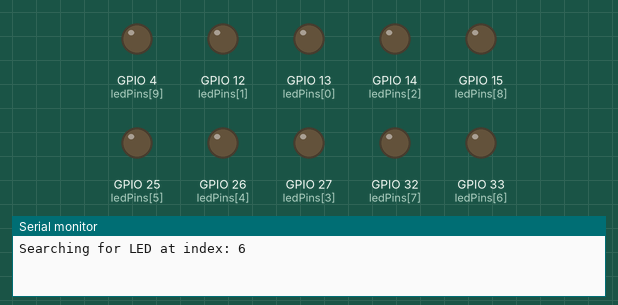
Bench run of a sketch on a simulated ESP32. On the bench: output pins drawn as LEDs (lit = HIGH), the last lines printed to the serial monitor. Random numbers use the default seed unless the sketch sets one.

Above: at 3.31 s.
At 5.9 s:
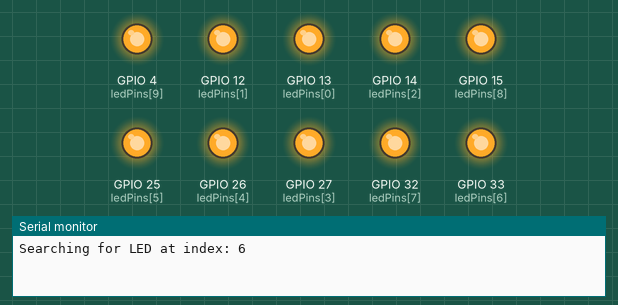
At 8.1 s:
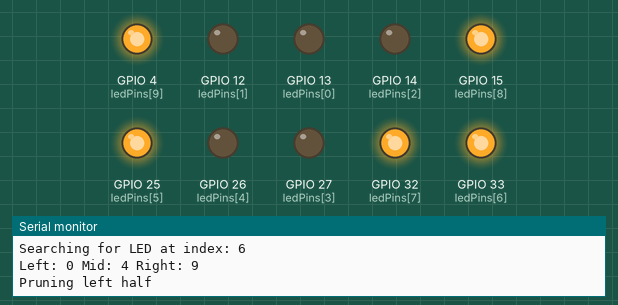
At 10.1 s:
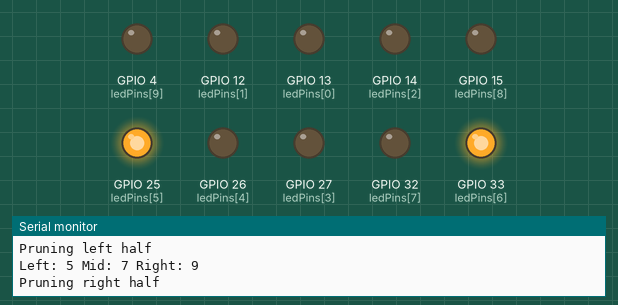
At 13.1 s:
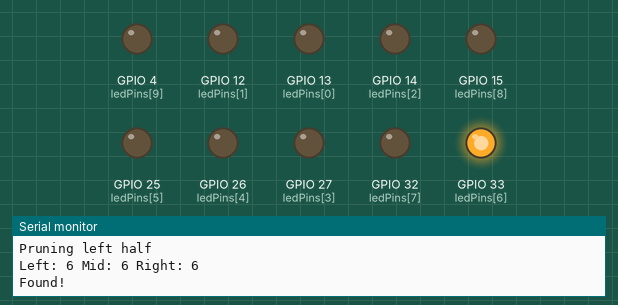
At 30.2 s:
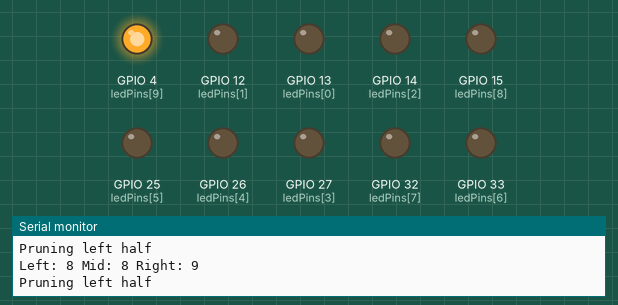
Timing chart, 0 to 40.0 s (numbered marks = the images above):
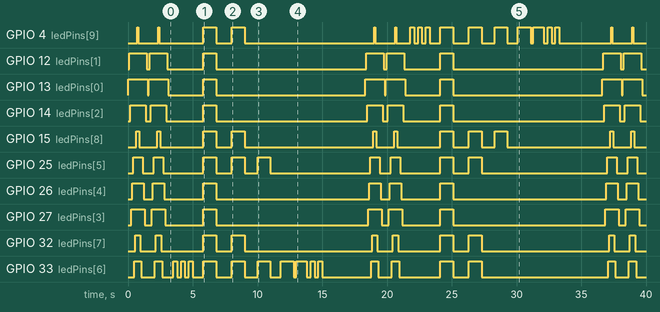

Measured:
- by itself, GPIO 12 (ledPins[1]): repeats every 18.3 s: LOW 0.24 s, HIGH 1.4 s, LOW 2.8 s, HIGH 1.0 s, LOW 11.6 s, HIGH 1.4 s
- by itself, GPIO 13 (ledPins[0]): repeats every 18.3 s: LOW 0.08 s, HIGH 1.5 s, LOW 2.7 s, HIGH 1.0 s, LOW 11.5 s, HIGH 1.5 s
- by itself, GPIO 14 (ledPins[2]): repeats every 18.3 s: LOW 0.40 s, HIGH 1.2 s, LOW 2.8 s, HIGH 1.0 s, LOW 11.7 s, HIGH 1.2 s
- by itself, GPIO 15 (ledPins[8]): LOW → HIGH at 0.64 s, → LOW 0.24 s later, → HIGH 1.4 s later, → LOW 0.24 s later, … (22 changes in this stretch)
- by itself, GPIO 25 (ledPins[5]): LOW → HIGH at 0.40 s, → LOW 0.72 s later, → HIGH 0.88 s later, → LOW 0.72 s later, … (22 changes in this stretch)
- by itself, GPIO 26 (ledPins[4]): repeats every 18.3 s: LOW 0.72 s, HIGH 0.88 s, LOW 3.0 s, HIGH 1.0 s, LOW 11.8 s, HIGH 0.88 s
- by itself, GPIO 27 (ledPins[3]): repeats every 18.3 s: LOW 0.56 s, HIGH 1.0 s, LOW 2.9 s, HIGH 1.0 s, LOW 11.7 s, HIGH 1.0 s
- by itself, GPIO 32 (ledPins[7]): repeats every 18.3 s: LOW 1.2 s, HIGH 0.40 s, LOW 3.2 s, HIGH 1.0 s, LOW 1.2 s, HIGH 1.0 s, LOW 9.9 s, HIGH 0.40 s

The sketch:

sketch_bin_search.ino
```cpp
const int NUM_LEDS = 10;
const int ledPins[NUM_LEDS] = {13, 12, 14, 27, 26, 25, 33, 32, 15, 4};

int targetLED = 0;

void setup() {
  Serial.begin(115200);

  for (int i = 0; i < NUM_LEDS; i++) {
    pinMode(ledPins[i], OUTPUT);
    digitalWrite(ledPins[i], LOW);
  }

  randomSeed(analogRead(0));
}

void loop() {
  targetLED = random(0, NUM_LEDS);
  Serial.print("Searching for LED at index: ");
  Serial.println(targetLED);

  resetAnimation();

  blinkLED(targetLED, 3, 300);
  delay(500);

  binarySearchVisualization(targetLED);

  delay(500);
  blinkLED(targetLED, 3, 300);

  delay(2000);
  allLEDsOff();
  delay(1000);
}

void resetAnimation() {
  for (int i = 0; i < NUM_LEDS; i++) {
    digitalWrite(ledPins[i], HIGH);
    delay(80);
  }

  for (int i = NUM_LEDS - 1; i >= 0; i--) {
    digitalWrite(ledPins[i], LOW);
    delay(80);
  }

  for (int i = 0; i < NUM_LEDS; i++) {
    digitalWrite(ledPins[i], HIGH);
    delay(80);
  }

  for (int i = NUM_LEDS - 1; i >= 0; i--) {
    digitalWrite(ledPins[i], LOW);
    delay(80);
  }

  delay(300);
}

void blinkLED(int index, int times, int delayTime) {
  for (int i = 0; i < times; i++) {
    digitalWrite(ledPins[index], HIGH);
    delay(delayTime);
    digitalWrite(ledPins[index], LOW);
    delay(delayTime);
  }
}

void binarySearchVisualization(int target) {
  int left = 0;
  int right = NUM_LEDS - 1;
  int mid;

  while (left <= right) {
    // Flash all active LEDs for 1 second
    for (int i = left; i <= right; i++) {
      digitalWrite(ledPins[i], HIGH);
    }
    delay(1000);

    // Turn off all LEDs briefly
    for (int i = left; i <= right; i++) {
      digitalWrite(ledPins[i], LOW);
    }
    delay(200);

    // Calculate middle index
    mid = left + (right - left) / 2;

    Serial.print("Left: ");
    Serial.print(left);
    Serial.print(" Mid: ");
    Serial.print(mid);
    Serial.print(" Right: ");
    Serial.println(right);

    // Check if we found the target
    if (mid == target) {
      Serial.println("Found!");
      digitalWrite(ledPins[mid], HIGH);
      break;
    }

    // Prune left half (turn off with wave from right to left)
    if (target > mid) {
      Serial.println("Pruning left half");
      for (int i = mid; i >= left; i--) {
        digitalWrite(ledPins[i], LOW);
        delay(100);
      }
      left = mid + 1;
    }
    // Prune right half (turn off with wave from left to right)
    else {
      Serial.println("Pruning right half");
      for (int i = mid; i <= right; i++) {
        digitalWrite(ledPins[i], LOW);
        delay(100);
      }
      right = mid - 1;
    }

    delay(500);
  }
}

void allLEDsOff() {
  for (int i = 0; i < NUM_LEDS; i++) {
    digitalWrite(ledPins[i], LOW);
  }
}
```
